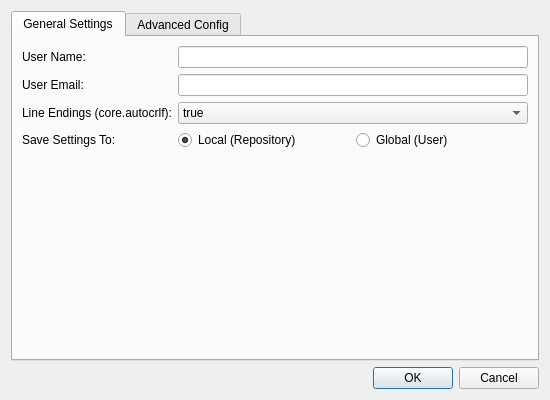
<?xml version="1.0" encoding="UTF-8"?>
<ui version="4.0">
 <class>QGitSettingsDialog</class>
 <widget class="QDialog" name="QGitSettingsDialog">
  <property name="geometry">
   <rect>
    <x>0</x>
    <y>0</y>
    <width>550</width>
    <height>400</height>
   </rect>
  </property>
  <property name="windowTitle">
   <string>Settings</string>
  </property>
  <layout class="QVBoxLayout" name="verticalLayout_dialog">
   <item>
    <widget class="QTabWidget" name="tabWidget">
     <property name="currentIndex">
      <number>0</number>
     </property>
     <widget class="QWidget" name="tabGeneral">
      <attribute name="title">
       <string>General Settings</string>
      </attribute>
      <layout class="QVBoxLayout" name="verticalLayout_general">
       <item>
        <layout class="QFormLayout" name="formLayout">
         <item row="0" column="0">
          <widget class="QLabel" name="label_userName">
           <property name="text">
            <string>User Name:</string>
           </property>
          </widget>
         </item>
         <item row="0" column="1">
          <widget class="QLineEdit" name="lineEdit_userName"/>
         </item>
         <item row="1" column="0">
          <widget class="QLabel" name="label_userEmail">
           <property name="text">
            <string>User Email:</string>
           </property>
          </widget>
         </item>
         <item row="1" column="1">
          <widget class="QLineEdit" name="lineEdit_userEmail"/>
         </item>
         <item row="2" column="0">
          <widget class="QLabel" name="label_autoCrlf">
           <property name="text">
            <string>Line Endings (core.autocrlf):</string>
           </property>
          </widget>
         </item>
         <item row="2" column="1">
          <widget class="QComboBox" name="comboBox_autoCrlf">
           <item>
            <property name="text">
             <string>true</string>
            </property>
           </item>
           <item>
            <property name="text">
             <string>false</string>
            </property>
           </item>
           <item>
            <property name="text">
             <string>input</string>
            </property>
           </item>
          </widget>
         </item>
         <item row="3" column="0">
          <widget class="QLabel" name="label_level">
           <property name="text">
            <string>Save Settings To:</string>
           </property>
          </widget>
         </item>
         <item row="3" column="1">
          <layout class="QHBoxLayout" name="horizontalLayout_level">
           <item>
            <widget class="QRadioButton" name="radioButton_local">
             <property name="text">
              <string>Local (Repository)</string>
             </property>
             <property name="checked">
              <bool>true</bool>
             </property>
            </widget>
           </item>
           <item>
            <widget class="QRadioButton" name="radioButton_global">
             <property name="text">
              <string>Global (User)</string>
             </property>
            </widget>
           </item>
          </layout>
         </item>
        </layout>
       </item>
       <item>
        <spacer name="verticalSpacer_general">
         <property name="orientation">
          <enum>Qt::Orientation::Vertical</enum>
         </property>
         <property name="sizeHint" stdset="0">
          <size>
           <width>20</width>
           <height>40</height>
          </size>
         </property>
        </spacer>
       </item>
      </layout>
     </widget>
     <widget class="QWidget" name="tabAdvanced">
      <attribute name="title">
       <string>Advanced Config</string>
      </attribute>
      <layout class="QVBoxLayout" name="verticalLayout_advanced">
       <item>
        <layout class="QHBoxLayout" name="horizontalLayout_search">
         <item>
          <widget class="QLabel" name="label_search">
           <property name="text">
            <string>Filter:</string>
           </property>
          </widget>
         </item>
         <item>
          <widget class="QLineEdit" name="lineEdit_search">
           <property name="placeholderText">
            <string>Search keys...</string>
           </property>
          </widget>
         </item>
        </layout>
       </item>
       <item>
        <widget class="QTableWidget" name="tableWidget">
         <property name="columnCount">
          <number>2</number>
         </property>
         <column>
          <property name="text">
           <string>Key</string>
          </property>
         </column>
         <column>
          <property name="text">
           <string>Value</string>
          </property>
         </column>
        </widget>
       </item>
       <item>
        <layout class="QHBoxLayout" name="horizontalLayout_buttons">
         <item>
          <widget class="QPushButton" name="pushButton_add">
           <property name="text">
            <string>Add...</string>
           </property>
          </widget>
         </item>
         <item>
          <widget class="QPushButton" name="pushButton_edit">
           <property name="text">
            <string>Edit...</string>
           </property>
          </widget>
         </item>
         <item>
          <widget class="QPushButton" name="pushButton_delete">
           <property name="text">
            <string>Delete</string>
           </property>
          </widget>
         </item>
         <item>
          <spacer name="horizontalSpacer_buttons">
           <property name="orientation">
            <enum>Qt::Orientation::Horizontal</enum>
           </property>
           <property name="sizeHint" stdset="0">
            <size>
             <width>40</width>
             <height>20</height>
            </size>
           </property>
          </spacer>
         </item>
        </layout>
       </item>
      </layout>
     </widget>
    </widget>
   </item>
   <item>
    <widget class="QDialogButtonBox" name="buttonBox">
     <property name="orientation">
      <enum>Qt::Orientation::Horizontal</enum>
     </property>
     <property name="standardButtons">
      <set>QDialogButtonBox::StandardButton::Cancel|QDialogButtonBox::StandardButton::Ok</set>
     </property>
    </widget>
   </item>
  </layout>
 </widget>
 <resources/>
 <connections>
  <connection>
   <sender>buttonBox</sender>
   <signal>accepted()</signal>
   <receiver>QGitSettingsDialog</receiver>
   <slot>accept()</slot>
   <hints>
    <hint type="sourcelabel">
     <x>248</x>
     <y>254</y>
    </hint>
    <hint type="destinationlabel">
     <x>157</x>
     <y>274</y>
    </hint>
   </hints>
  </connection>
  <connection>
   <sender>buttonBox</sender>
   <signal>rejected()</signal>
   <receiver>QGitSettingsDialog</receiver>
   <slot>reject()</slot>
   <hints>
    <hint type="sourcelabel">
     <x>300</x>
     <y>254</y>
    </hint>
    <hint type="destinationlabel">
     <x>286</x>
     <y>274</y>
    </hint>
   </hints>
  </connection>
 </connections>
</ui>
